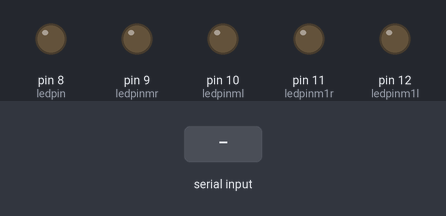
Simulated run of this sketch. Board: Arduino Mega 2560, built with avr-gcc and run on an emulated ATmega2560. Parts: output pins drawn as LEDs (lit = HIGH). The inputs (shaded band) are chosen by the test bench. What the sketch prints to the serial monitor is not drawn.

Above: at 1.2 s.
1.3 s: "2" received over the second serial link
At 2.3 s:
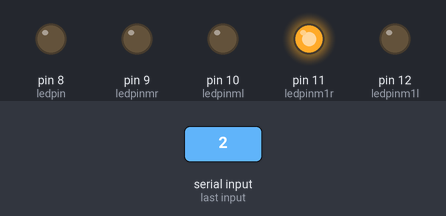
2.8 s: "3" received over the second serial link
At 3.4 s:
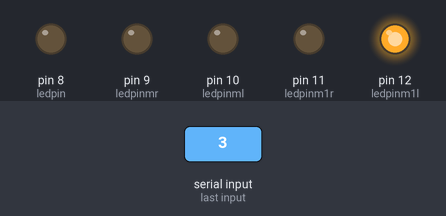
4.3 s: "4" received over the second serial link
At 4.6 s:
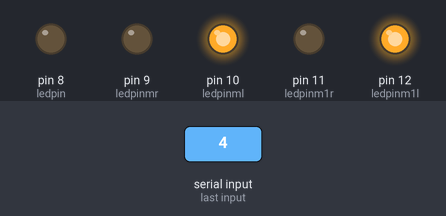
5.8 s: "5" received over the second serial link
At 6.9 s:
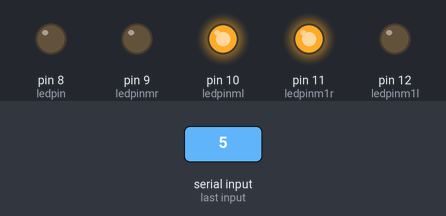
7.3 s: "7" received over the second serial link
At 8.0 s:
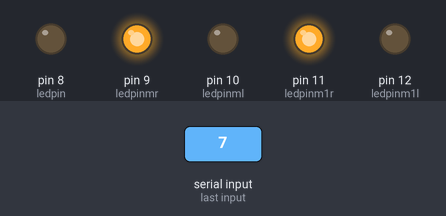
8.8 s: "9" received over the second serial link
At 9.2 s:
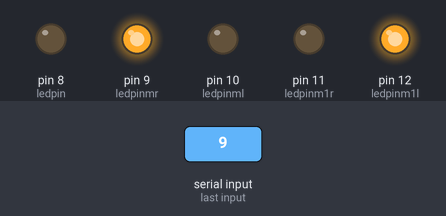
Timing chart, 0 to 11.3 s (numbered marks = the images above; inputs shaded):
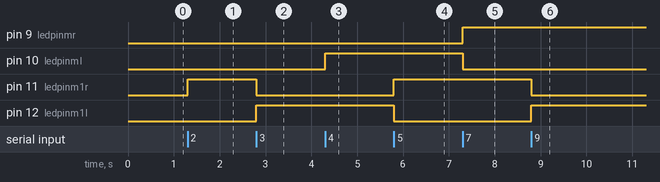

Measured:
- after the input at 1.3 s, pin 11 (ledpinm1r): LOW → HIGH at once
- after the input at 2.8 s, pin 11 (ledpinm1r): HIGH → LOW at once; pin 12 (ledpinm1l): LOW → HIGH at once
- after the input at 4.3 s, pin 10 (ledpinml): LOW → HIGH at once
- after the input at 5.8 s, pin 11 (ledpinm1r): LOW → HIGH at once; pin 12 (ledpinm1l): HIGH → LOW at once
- after the input at 7.3 s, pin 9 (ledpinmr): LOW → HIGH at once; pin 10 (ledpinml): HIGH → LOW at once
- after the input at 8.8 s, pin 11 (ledpinm1r): HIGH → LOW at once; pin 12 (ledpinm1l): LOW → HIGH at once

The sketch:

Updated_blutooth_controller.ino
```cpp
char val; // variable to receive data from the serial port
int ledpin = 8; // LED connected to pin 48 (on-board LED)
int ledpinmr = 9;
int ledpinml = 10;
int ledpinm1r = 11;
int ledpinm1l = 12;

void setup(){
  pinMode(ledpin, OUTPUT);  // pin 48 (on-board LED) as OUTPUT
  pinMode(ledpinmr,OUTPUT);
  pinMode(ledpinml,OUTPUT);
  pinMode(ledpinm1r,OUTPUT);
  pinMode(ledpinm1l,OUTPUT);
  Serial.begin(9600);
  Serial1.begin(9600);   // start serial communication at 9600bps

}

void loop(){

  if( Serial1.available())       // if data is available to read
  {
    val = Serial1.read();     // read it and store it in 'val'
    Serial.print(val);
  }

  switch (val) {

    case '1' :
          digitalWrite(ledpinml, LOW);
          digitalWrite(ledpinmr, LOW);

          digitalWrite(ledpinm1r, LOW);
          digitalWrite(ledpinm1l, LOW);
    break;

    case '2' :
          digitalWrite(ledpinm1r, HIGH);
          digitalWrite(ledpinm1l, LOW);

    break;

    case '3':
        digitalWrite(ledpinm1l, HIGH);
        digitalWrite(ledpinm1r, LOW);
    break;

    case '4' :
      digitalWrite(ledpinml, HIGH);
     // analogWrite(ledpinml, 100);
      digitalWrite(ledpinmr, LOW);

    break;

    case '5' :

          digitalWrite(ledpinml, HIGH);
          digitalWrite(ledpinmr, LOW);

          digitalWrite(ledpinm1r, HIGH);
          digitalWrite(ledpinm1l, LOW);

    break;

    case '6' :
          digitalWrite(ledpinml, HIGH);
          digitalWrite(ledpinmr, LOW);

         digitalWrite(ledpinm1l, HIGH);
        digitalWrite(ledpinm1r, LOW);

    break;

    case '7' :
          digitalWrite(ledpinmr, HIGH);
          digitalWrite(ledpinml, LOW);

    break;

     case '8' :
          digitalWrite(ledpinmr, HIGH);
          digitalWrite(ledpinml, LOW);
          digitalWrite(ledpinm1r, HIGH);
          digitalWrite(ledpinm1l, LOW);
    break;

    case '9' :
        digitalWrite(ledpinmr, HIGH);
        digitalWrite(ledpinml, LOW);
        digitalWrite(ledpinm1l, HIGH);
        digitalWrite(ledpinm1r, LOW);
    break;


  }
}
```
